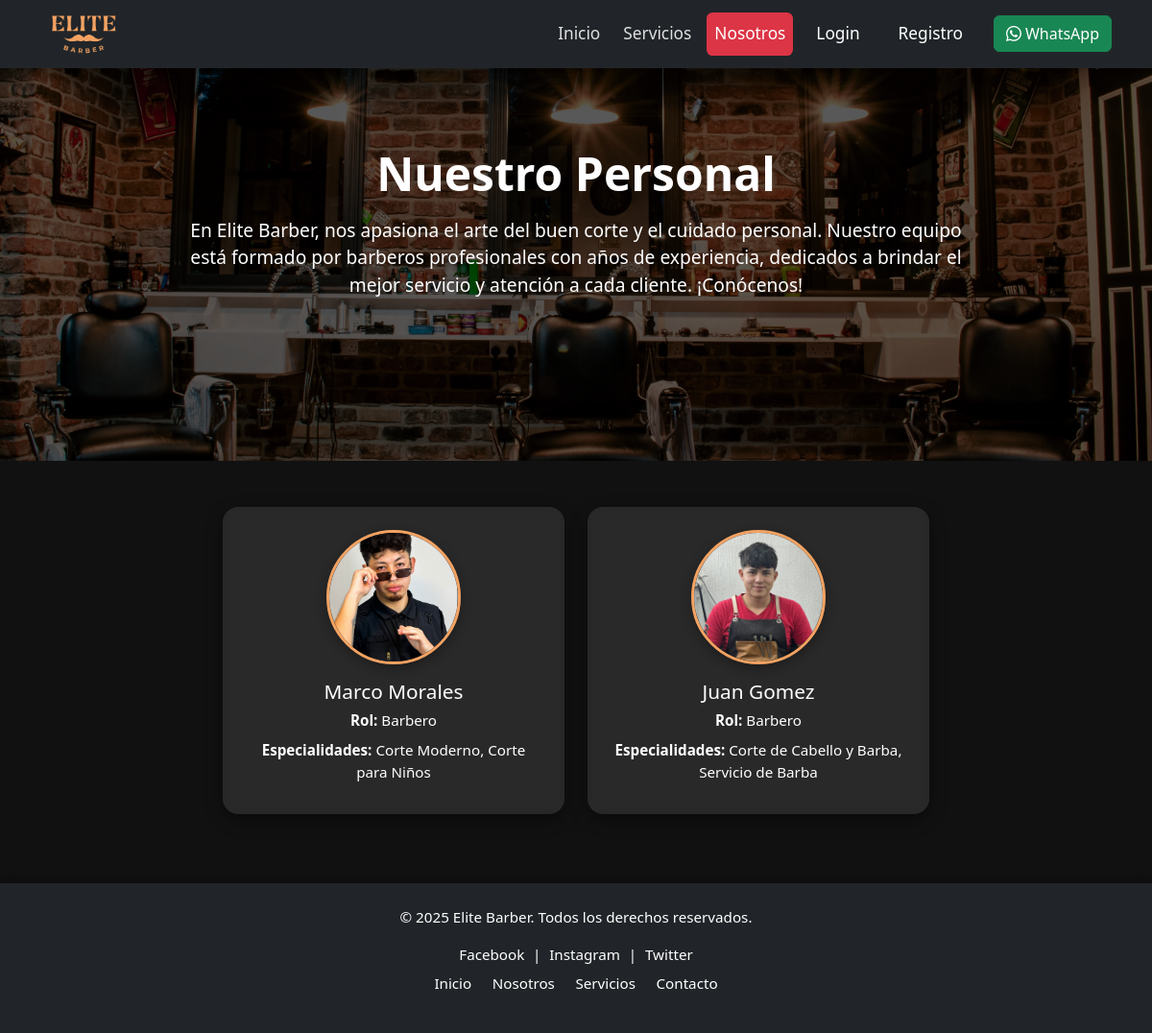
Screenshot of /nosotros/ with the database file from the repository.
### gestion3/models.py (models this page shows, shortened)
class Usuario(models.Model):
    id_usuario = models.AutoField(primary_key=True)
    id_tipo_usuario = models.ForeignKey(TipoUsuario, on_delete=models.CASCADE)
    nombre = models.CharField(max_length=100)
    apellido = models.CharField(max_length=100)
    telefono = models.CharField(max_length=20, null=True, blank=True)
    correo = models.EmailField(null=True, blank=True)
    contraseña_hash = models.CharField(max_length=255)
    descripcion_usuario = models.TextField(null=True, blank=True)
    imagen = models.ImageField(upload_to='usuarios/', null=True, blank=True)
    id_estado_usuario = models.ForeignKey(EstadoUsuario, on_delete=models.CASCADE)

class TipoUsuario(models.Model):
    id_tipo_usuario = models.AutoField(primary_key=True)
    TIPO_CHOICES = [
        ('Barbero', 'Barbero'),
        ('Cliente', 'Cliente'),
        ('Barbería', 'Barbería'),
    ]
    tipo = models.CharField(max_length=20, choices=TIPO_CHOICES)

### gestion3/views.py (the view)
# urls.py: path('nosotros/', views.nosotros, name='nosotros'),
def nosotros(request):
    barberos = Usuario.objects.filter(
        id_tipo_usuario__tipo__in=['Barbero', 'Barbería'],
        id_estado_usuario__estado_usuario='Activo'
    )
    barberos_info = []
    for barbero in barberos:
        servicios = Servicio.objects.filter(id_usuario=barbero)
        especialidades = [serv.id_subservicio.nombre_servicio for serv in servicios]
        barberos_info.append({
            'nombre': barbero.nombre,
            'apellido': barbero.apellido,
            'tipo_usuario': barbero.id_tipo_usuario.tipo,
            'imagen': barbero.imagen.url if barbero.imagen else None,
            'especialidades': especialidades,
        })
    return render(request, 'gestion3/nosotros.html', {
        'barberos_info': barberos_info
    })

### gestion3/context_processors.py (called while the page is built)
def tipo_usuario_context(request):
    tipo_usuario = None
    if request.session.get('usuario_id'):
        try:
            usuario = Usuario.objects.get(id_usuario=request.session['usuario_id'])
            tipo_usuario = usuario.id_tipo_usuario.tipo
        except Usuario.DoesNotExist:
            pass
    return {'tipo_usuario': tipo_usuario}

### gestion3/templates/gestion3/nosotros.html (shortened to what this page needs)
{% load static %}
<!DOCTYPE html>
<html lang="es">
<head>
  <link href="https://cdn.jsdelivr.net/npm/bootstrap@5.3.0/dist/css/bootstrap.min.css" rel="stylesheet" />
  <link rel="stylesheet" href="{% static 'gestion3/css/nav.css' %}">
  <link rel="stylesheet" href="{% static 'gestion3/css/nosotros.css' %}">
</head>
<body>
  {% include 'gestion3/nav.html' %}
  <header class="nosotros-header d-flex align-items-center justify-content-center">
    <div class="nosotros-header-content text-center text-white">
      <h1>Nuestro Personal</h1>
      <p>En Elite Barber, nos apasiona el arte del buen corte y el cuidado personal. Nuestro equipo está formado por barberos profesionales con años de experiencia, dedicados a brindar el mejor servicio y atención a cada cliente. ¡Conócenos!</p>
    </div>
    <div class="overlay"></div>
  </header>
  <section class="barberos py-5 container">
    <div class="row justify-content-center">
      {% for barbero in barberos_info %}
        {% if barbero.tipo_usuario == "Barbero" %}
        <div class="col-md-6 col-lg-4 mb-4">
          <div class="barbero-card text-center p-4">
            <div class="barbero-img-wrapper mb-3">
              {% if barbero.imagen %}
                <img src="{{ barbero.imagen }}" alt="Foto de {{ barbero.nombre }}">
              {% else %}
                <img src="{% static 'gestion3/images/default_barbero.jpg' %}" alt="Sin imagen">
              {% endif %}
            </div>
            <h2 class="text-white">{{ barbero.nombre }} {{ barbero.apellido }}</h2>
            <p class="text-white"><strong>Rol:</strong> {{ barbero.tipo_usuario }}</p>
            <p class="text-white"><strong>Especialidades:</strong>
              {% if barbero.especialidades %}
                {{ barbero.especialidades|join:", " }}
              {% else %}
                Sin especialidades registradas
              {% endif %}
            </p>
          </div>
        </div>
        {% endif %}
      {% endfor %}
    </div>
  </section>
  {% include 'gestion3/footer.html' %}
</body>
</html>

### gestion3/static/gestion3/css/nosotros.css (style rules this page uses)
body { font-family: 'Segoe UI', sans-serif; background-color: #111; color: #fff; margin: 0; padding: 0; }
.nosotros-header { position: relative; height: 60vh; background: url('/static/gestion3/images/nosotross.jpeg') center center / cover no-repeat; display: flex; justify-content: center; align-items: center; text-align: center; }
.nosotros-header .overlay { position: absolute; inset: 0; background-color: rgba(0, 0, 0, 0.65); z-index: 1; }
.nosotros-header-content { position: relative; z-index: 2; max-width: 900px; padding: 2rem; }
.nosotros-header h1 { font-size: 3rem; font-weight: 700; margin-bottom: 1rem; }
.nosotros-header p { font-size: 1.2rem; font-weight: 300; }
.barbero-card { background: rgba(255, 255, 255, 0.1); backdrop-filter: blur(6px); color: #fff; border-radius: 1rem; box-shadow: 0 6px 18px rgba(0,0,0,0.4); transition: transform 0.3s ease, box-shadow 0.3s ease; }
.barbero-img-wrapper img { width: 140px; height: 140px; object-fit: cover; border-radius: 50%; border: 3px solid #f4a261; box-shadow: 0 4px 12px rgba(0,0,0,0.3); transition: transform 0.3s; }
.barbero-card h2 { font-size: 1.3rem; margin: 0.8rem 0 0.4rem; }
.barbero-card p { font-size: 0.95rem; margin-bottom: 0.5rem; }

### rows the page displays
Usuario: nombre "Marco", apellido "Morales"
TipoUsuario: tipo_usuario "Barbero" "Barbero"
Usuario: nombre "Juan", apellido "Gomez"

### other values shown
{{ barbero.especialidades|join:", " }} "Corte Moderno, Corte para Niños" "Corte de Cabello y Barba, Servicio de Barba"
